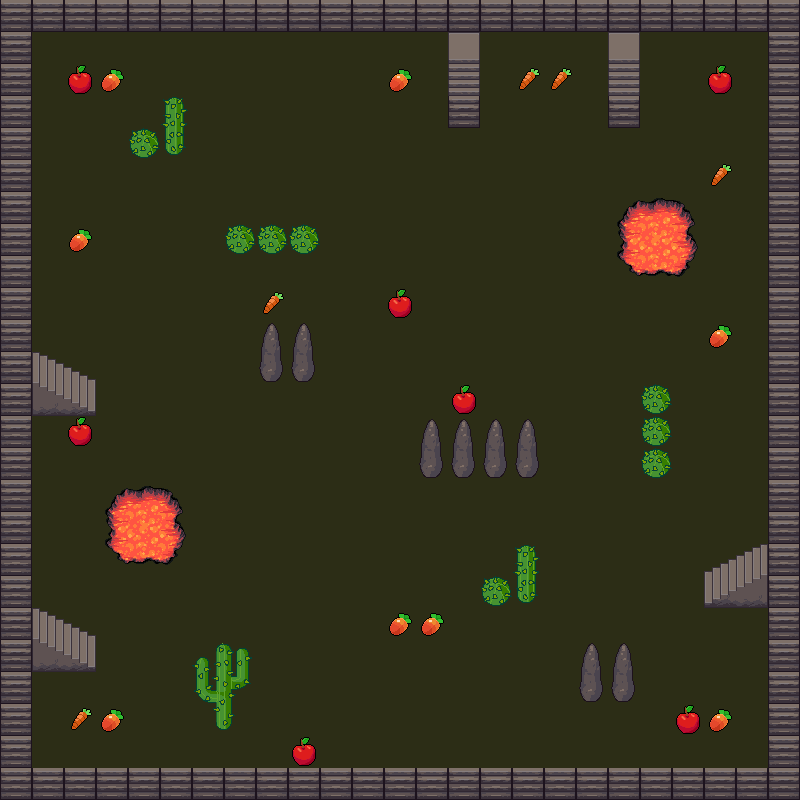

The image is a tile-based game level rendered from a .tmx file. Its description and complete source (layers, tilesets, objects, tile grids) follow:
An orthogonal 25x25 tile map with 32x32 px tiles, 4 tile layers (terrain, bordure, obstacles, fruits), 3 tilesets and 1 object.

<map version="1.10" tiledversion="1.11.2" orientation="orthogonal" renderorder="right-down" width="25" height="25" tilewidth="32" tileheight="32" infinite="0" nextlayerid="8" nextobjectid="2">
 <properties>
  <property name="levelName" value="Niveau 2" />
  <property name="maxScore" type="int" value="20" />
  <property name="music" value="" />
  <property name="speed" type="float" value="2" />
 </properties>
 <tileset firstgid="1" source="terrine.tsx" />
 <tileset firstgid="1025" source="tree.tsx" />
 <tileset firstgid="1194" source="fruits.tsx" />
 <layer id="2" name="terrain" width="25" height="25">
  <data encoding="csv">
482,482,482,482,482,482,482,482,482,482,482,482,482,482,482,482,482,482,482,482,482,482,482,482,482,
482,482,482,482,482,482,482,482,482,482,482,482,482,482,482,482,482,482,482,482,482,482,482,482,482,
482,482,482,482,482,482,482,482,482,482,482,482,482,482,482,482,482,482,482,482,482,482,482,482,482,
482,482,482,482,482,482,482,482,482,482,482,482,482,482,482,482,482,482,482,482,482,482,482,482,482,
482,482,482,482,482,482,482,482,482,482,482,482,482,482,482,482,482,482,482,482,482,482,482,482,482,
482,482,482,482,482,482,482,482,482,482,482,482,482,482,482,482,482,482,482,482,482,482,482,482,482,
482,482,482,482,482,482,482,482,482,482,482,482,482,482,482,482,482,482,482,482,482,482,482,482,482,
482,482,482,482,482,482,482,482,482,482,482,482,482,482,482,482,482,482,482,482,482,482,482,482,482,
482,482,482,482,482,482,482,482,482,482,482,482,482,482,482,482,482,482,482,482,482,482,482,482,482,
482,482,482,482,482,482,482,482,482,482,482,482,482,482,482,482,482,482,482,482,482,482,482,482,482,
482,482,482,482,482,482,482,482,482,482,482,482,482,482,482,482,482,482,482,482,482,482,482,482,482,
482,482,482,482,482,482,482,482,482,482,482,482,482,482,482,482,482,482,482,482,482,482,482,482,482,
482,482,482,482,482,482,482,482,482,482,482,482,482,482,482,482,482,482,482,482,482,482,482,482,482,
482,482,482,482,482,482,482,482,482,482,482,482,482,482,482,482,482,482,482,482,482,482,482,482,482,
482,482,482,482,482,482,482,482,482,482,482,482,482,482,482,482,482,482,482,482,482,482,482,482,482,
482,482,482,482,482,482,482,482,482,482,482,482,482,482,482,482,482,482,482,482,482,482,482,482,482,
482,482,482,482,482,482,482,482,482,482,482,482,482,482,482,482,482,482,482,482,482,482,482,482,482,
482,482,482,482,482,482,482,482,482,482,482,482,482,482,482,482,482,482,482,482,482,482,482,482,482,
482,482,482,482,482,482,482,482,482,482,482,482,482,482,482,482,482,482,482,482,482,482,482,482,482,
482,482,482,482,482,482,482,482,482,482,482,482,482,482,482,482,482,482,482,482,482,482,482,482,482,
482,482,482,482,482,482,482,482,482,482,482,482,482,482,482,482,482,482,482,482,482,482,482,482,482,
482,482,482,482,482,482,482,482,482,482,482,482,482,482,482,482,482,482,482,482,482,482,482,482,482,
482,482,482,482,482,482,482,482,482,482,482,482,482,482,482,482,482,482,482,482,482,482,482,482,482,
482,482,482,482,482,482,482,482,482,482,482,482,482,482,482,482,482,482,482,482,482,482,482,482,482,
482,482,482,482,482,482,482,482,482,482,482,482,482,482,482,482,482,482,482,482,482,482,482,482,482
</data>
 </layer>
 <layer id="3" name="bordure" width="25" height="25">
  <data encoding="csv">
711,711,711,711,711,711,711,711,711,711,711,711,711,711,711,711,711,711,711,711,711,711,711,711,711,
711,0,0,0,0,0,0,0,0,0,0,0,0,0,0,0,0,0,0,0,0,0,0,0,711,
711,0,0,0,0,0,0,0,0,0,0,0,0,0,0,0,0,0,0,0,0,0,0,0,711,
711,0,0,0,0,0,0,0,0,0,0,0,0,0,0,0,0,0,0,0,0,0,0,0,711,
711,0,0,0,0,0,0,0,0,0,0,0,0,0,0,0,0,0,0,0,0,0,0,0,711,
711,0,0,0,0,0,0,0,0,0,0,0,0,0,0,0,0,0,0,0,0,0,0,0,711,
711,0,0,0,0,0,0,0,0,0,0,0,0,0,0,0,0,0,0,0,0,0,0,0,711,
711,0,0,0,0,0,0,0,0,0,0,0,0,0,0,0,0,0,0,0,0,0,0,0,711,
711,0,0,0,0,0,0,0,0,0,0,0,0,0,0,0,0,0,0,0,0,0,0,0,711,
711,0,0,0,0,0,0,0,0,0,0,0,0,0,0,0,0,0,0,0,0,0,0,0,711,
711,0,0,0,0,0,0,0,0,0,0,0,0,0,0,0,0,0,0,0,0,0,0,0,711,
711,0,0,0,0,0,0,0,0,0,0,0,0,0,0,0,0,0,0,0,0,0,0,0,711,
711,0,0,0,0,0,0,0,0,0,0,0,0,0,0,0,0,0,0,0,0,0,0,0,711,
711,0,0,0,0,0,0,0,0,0,0,0,0,0,0,0,0,0,0,0,0,0,0,0,711,
711,0,0,0,0,0,0,0,0,0,0,0,0,0,0,0,0,0,0,0,0,0,0,0,711,
711,0,0,0,0,0,0,0,0,0,0,0,0,0,0,0,0,0,0,0,0,0,0,0,711,
711,0,0,0,0,0,0,0,0,0,0,0,0,0,0,0,0,0,0,0,0,0,0,0,711,
711,0,0,0,0,0,0,0,0,0,0,0,0,0,0,0,0,0,0,0,0,0,0,0,711,
711,0,0,0,0,0,0,0,0,0,0,0,0,0,0,0,0,0,0,0,0,0,0,0,711,
711,0,0,0,0,0,0,0,0,0,0,0,0,0,0,0,0,0,0,0,0,0,0,0,711,
711,0,0,0,0,0,0,0,0,0,0,0,0,0,0,0,0,0,0,0,0,0,0,0,711,
711,0,0,0,0,0,0,0,0,0,0,0,0,0,0,0,0,0,0,0,0,0,0,0,711,
711,0,0,0,0,0,0,0,0,0,0,0,0,0,0,0,0,0,0,0,0,0,0,0,711,
711,0,0,0,0,0,0,0,0,0,0,0,0,0,0,0,0,0,0,0,0,0,0,0,711,
711,711,711,711,711,711,711,711,711,711,711,711,711,711,711,711,711,711,711,711,711,711,711,711,711
</data>
 </layer>
 <layer id="4" name="obstacles" width="25" height="25">
  <data encoding="csv">
0,0,0,0,0,0,0,0,0,0,0,0,0,0,0,0,0,0,0,0,0,0,0,0,0,
0,0,0,0,0,0,0,0,0,0,0,0,0,0,647,0,0,0,0,647,0,0,0,0,0,
0,0,0,0,0,0,0,0,0,0,0,0,0,0,679,0,0,0,0,679,0,0,0,0,0,
0,0,0,0,0,1079,0,0,0,0,0,0,0,0,711,0,0,0,0,711,0,0,0,0,0,
0,0,0,0,1091,1092,0,0,0,0,0,0,0,0,0,0,0,0,0,0,0,0,0,0,0,
0,0,0,0,0,0,0,0,0,0,0,0,0,0,0,0,0,0,0,0,0,0,0,0,0,
0,0,0,0,0,0,0,0,0,0,0,0,0,0,0,0,0,0,0,80,81,82,0,0,0,
0,0,0,0,0,0,0,1091,1091,1091,0,0,0,0,0,0,0,0,0,112,113,114,0,0,0,
0,0,0,0,0,0,0,0,0,0,0,0,0,0,0,0,0,0,0,144,145,146,0,0,0,
0,0,0,0,0,0,0,0,0,0,0,0,0,0,0,0,0,0,0,0,0,0,0,0,0,
0,0,0,0,0,0,0,0,672,672,0,0,0,0,0,0,0,0,0,0,0,0,0,0,0,
0,586,587,0,0,0,0,0,704,704,0,0,0,0,0,0,0,0,0,0,0,0,0,0,0,
0,618,619,0,0,0,0,0,0,0,0,0,0,0,0,0,0,0,0,0,1091,0,0,0,0,
0,0,0,0,0,0,0,0,0,0,0,0,0,672,672,672,672,0,0,0,1091,0,0,0,0,
0,0,0,0,0,0,0,0,0,0,0,0,0,704,704,704,704,0,0,0,1091,0,0,0,0,
0,0,0,80,81,82,0,0,0,0,0,0,0,0,0,0,0,0,0,0,0,0,0,0,0,
0,0,0,112,113,114,0,0,0,0,0,0,0,0,0,0,0,0,0,0,0,0,0,0,0,
0,0,0,144,145,146,0,0,0,0,0,0,0,0,0,0,1079,0,0,0,0,0,584,585,0,
0,0,0,0,0,0,0,0,0,0,0,0,0,0,0,1091,1092,0,0,0,0,0,616,617,0,
0,586,587,0,0,0,0,0,0,0,0,0,0,0,0,0,0,0,0,0,0,0,0,0,0,
0,618,619,0,0,0,1114,1115,0,0,0,0,0,0,0,0,0,0,672,672,0,0,0,0,0,
0,0,0,0,0,0,1127,1128,0,0,0,0,0,0,0,0,0,0,704,704,0,0,0,0,0,
0,0,0,0,0,0,1140,1141,0,0,0,0,0,0,0,0,0,0,0,0,0,0,0,0,0,
0,0,0,0,0,0,0,0,0,0,0,0,0,0,0,0,0,0,0,0,0,0,0,0,0,
0,0,0,0,0,0,0,0,0,0,0,0,0,0,0,0,0,0,0,0,0,0,0,0,0
</data>
 </layer>
 <layer id="5" name="fruits" width="25" height="25">
  <data encoding="csv">
0,0,0,0,0,0,0,0,0,0,0,0,0,0,0,0,0,0,0,0,0,0,0,0,0,
0,0,0,0,0,0,0,0,0,0,0,0,0,0,0,0,0,0,0,0,0,0,0,0,0,
0,0,1197,1196,0,0,0,0,0,0,0,0,1196,0,0,0,1195,1195,0,0,0,0,1197,0,0,
0,0,0,0,0,0,0,0,0,0,0,0,0,0,0,0,0,0,0,0,0,0,0,0,0,
0,0,0,0,0,0,0,0,0,0,0,0,0,0,0,0,0,0,0,0,0,0,0,0,0,
0,0,0,0,0,0,0,0,0,0,0,0,0,0,0,0,0,0,0,0,0,0,1195,0,0,
0,0,0,0,0,0,0,0,0,0,0,0,0,0,0,0,0,0,0,0,0,0,0,0,0,
0,0,1196,0,0,0,0,0,0,0,0,0,0,0,0,0,0,0,0,0,0,0,0,0,0,
0,0,0,0,0,0,0,0,0,0,0,0,0,0,0,0,0,0,0,0,0,0,0,0,0,
0,0,0,0,0,0,0,0,1195,0,0,0,1197,0,0,0,0,0,0,0,0,0,0,0,0,
0,0,0,0,0,0,0,0,0,0,0,0,0,0,0,0,0,0,0,0,0,0,1196,0,0,
0,0,0,0,0,0,0,0,0,0,0,0,0,0,0,0,0,0,0,0,0,0,0,0,0,
0,0,0,0,0,0,0,0,0,0,0,0,0,0,1197,0,0,0,0,0,0,0,0,0,0,
0,0,1197,0,0,0,0,0,0,0,0,0,0,0,0,0,0,0,0,0,0,0,0,0,0,
0,0,0,0,0,0,0,0,0,0,0,0,0,0,0,0,0,0,0,0,0,0,0,0,0,
0,0,0,0,0,0,0,0,0,0,0,0,0,0,0,0,0,0,0,0,0,0,0,0,0,
0,0,0,0,0,0,0,0,0,0,0,0,0,0,0,0,0,0,0,0,0,0,0,0,0,
0,0,0,0,0,0,0,0,0,0,0,0,0,0,0,0,0,0,0,0,0,0,0,0,0,
0,0,0,0,0,0,0,0,0,0,0,0,0,0,0,0,0,0,0,0,0,0,0,0,0,
0,0,0,0,0,0,0,0,0,0,0,0,1196,1196,0,0,0,0,0,0,0,0,0,0,0,
0,0,0,0,0,0,0,0,0,0,0,0,0,0,0,0,0,0,0,0,0,0,0,0,0,
0,0,0,0,0,0,0,0,0,0,0,0,0,0,0,0,0,0,0,0,0,0,0,0,0,
0,0,1195,1196,0,0,0,0,0,0,0,0,0,0,0,0,0,0,0,0,0,1197,1196,0,0,
0,0,0,0,0,0,0,0,0,1197,0,0,0,0,0,0,0,0,0,0,0,0,0,0,0,
0,0,0,0,0,0,0,0,0,0,0,0,0,0,0,0,0,0,0,0,0,0,0,0,0
</data>
 </layer>
 <objectgroup id="7" name="serpent">
  <object id="1" x="388.215" y="701.998">
   <properties>
    <property name="type" value="snake_spawn" />
   </properties>
   <point />
  </object>
 </objectgroup>
</map>
